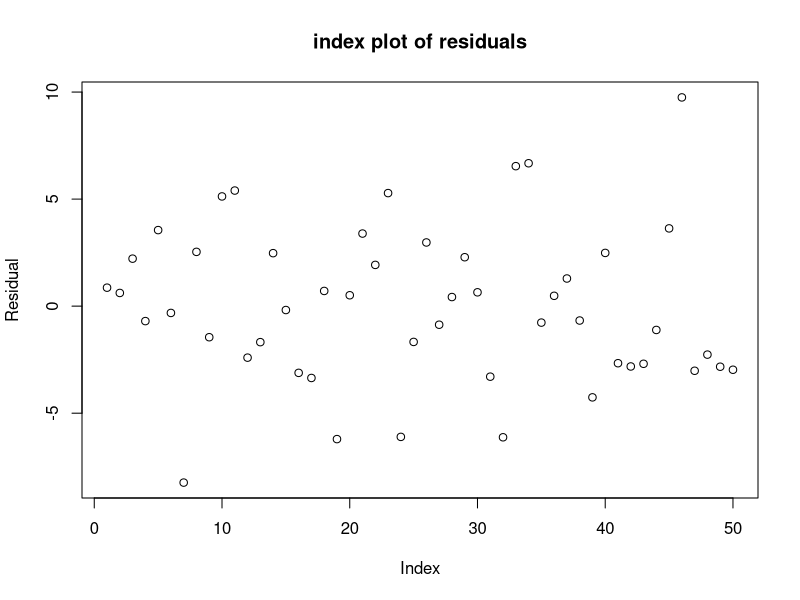
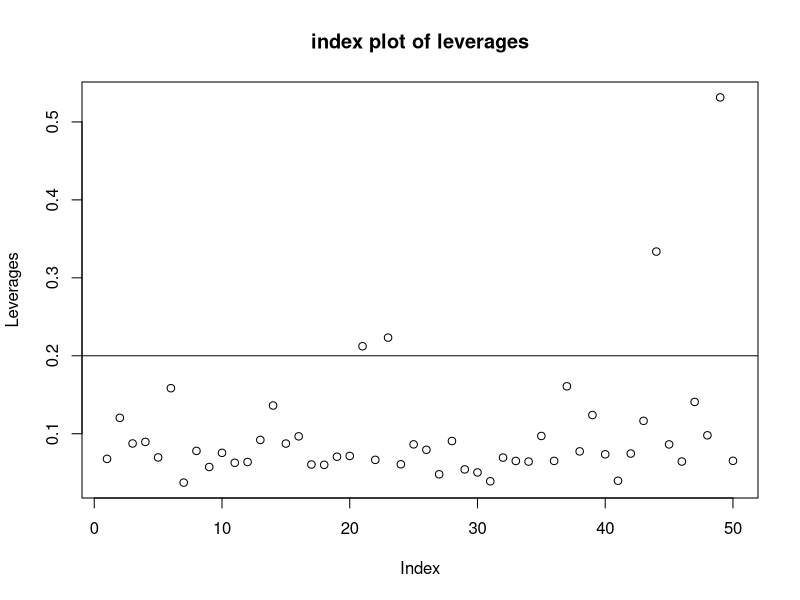
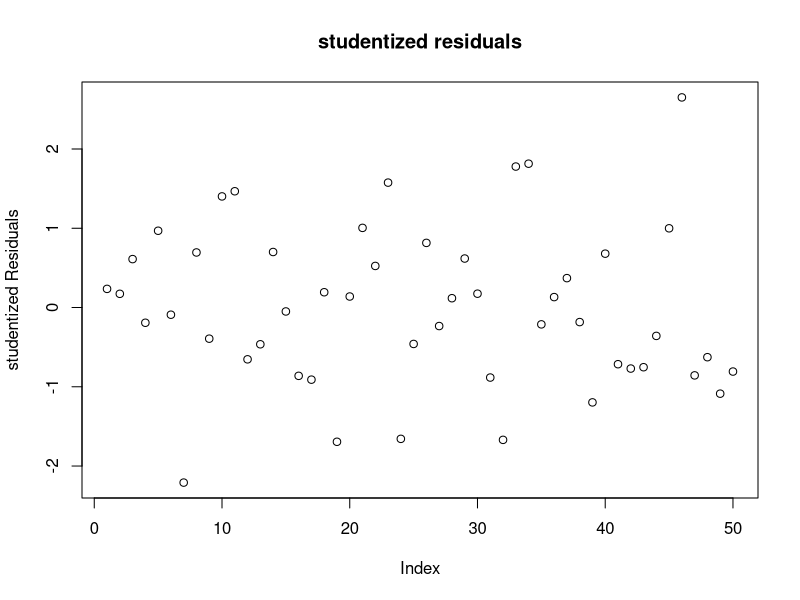
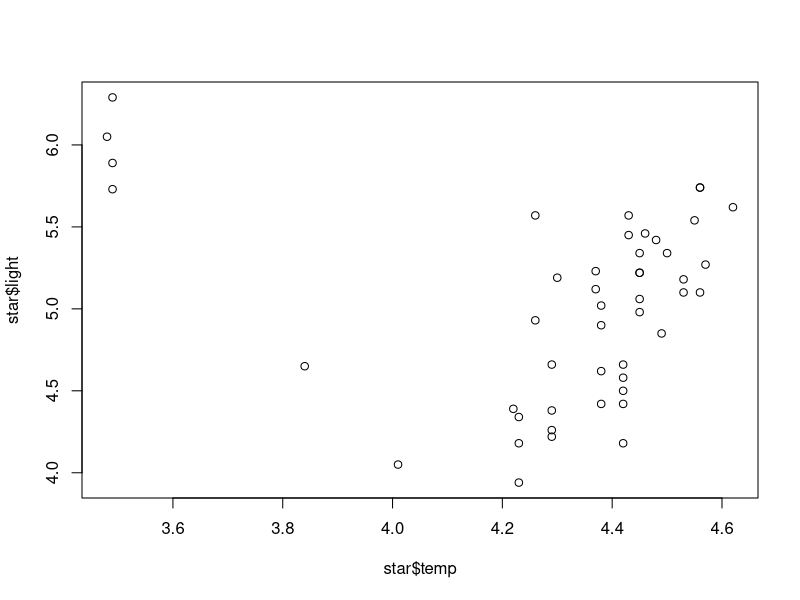

Recreate these plots in R, in order. (Note: this script raises an error after producing the figures.)
savings <- read.table("savings.data") # read the data into R
g <- lm(sav ~ p15 + p75 + inc + gro, data=savings) # fit the model with sav as the response and the rest variables as predictors
plot(g$res, ylab="Residual", main="index plot of residuals") # draw the plot of residuals against index
# Let's find which countries correspond to the largest and smallest residuals.
sort(g$res)[c(1,50)] # sort the residuals from small to large and get the largest and smallest residuals; the command "sort" returns a vector in ascending or descending order
countries <- row.names(savings) # extract the country names
identify(1:50,g$res,countries) # label the points with their country names
# We first extract the X-matrix here using "model.matrix()" and then compute and plot the leverages (also called "hat" values)
x = model.matrix(g)
lev = hat(x)
plot(lev, ylab="Leverages",main="index plot of leverages") # draw the plot of leverages against index
abline(h=2*5/50) # add a 2p/n horizontal line
names(lev) = countries
lev[lev> 2 * sum(lev)/50]


# Studentized residuals
gsum <- summary(g) # get the summary output of the fitted model g
gsum$sig # The σ-hat
# Compute studentized residuals
stud = g$residuals / (gsum$sigma * sqrt(1 - lev))
plot(stud,ylab="studentized Residuals",main="studentized residuals")
# Easy way to compoute studentized residuals
rstandard(g)

# Outlier and jacknife residuals
jack = rstudent(g)
jack[abs(jack)==max(abs(jack))] # find out the country with largest jacknife residual
qt(0.05/2, 44) # compare with tn-p-1(a/2)

# But is it an outlier under the Bonferroni critical value that takes into consideration the condition of multiple testing?
qt(.05/(50*2), 44) # compare with tn-p-1(a/2n)

# Here is an example of a dataset with multiple outliers.
star <- read.table("star.data",h=T) # read the data into R
plot(star$temp,star$light) # draw the scatter plot of log light intensity against temperature
gs = lm(light ~ temp)
abline(gs) # add the fitted line to the scatter plot
plot(rstudent(gs)) # plot of jacknife residuals
sort(rstudent(gs))[c(1,2,3,45,46,47)] # get the three largest and three smallest jacknife residuals
qt(0.05/2,44); qt(0.05/(2*47),44) # critical value under significance level a/2 and a/2n
star$temp[c(17,14,19,2,4,34)] # get the temp values of the six observations with most extreme jacknife residuals
gs1 <- lm(light ~ temp, data=star, subset=(temp>3.6)) # fit a model without using the giant data
plot(star$temp,star$light); abline(gs); abline(gs1, lty=2)  # add the fitted line of the last fitted model

# Influential observation
cook = cooks.distance(g)
plot(cook, ylab="Cooks distance") # draw the plot of Cook's statistics against index
identify(1:50,cook,countries) # identify the three countries with largest Cook's statistics\

# Calculate some values useful for investigating influence
ginf = lm.influence(g) 












